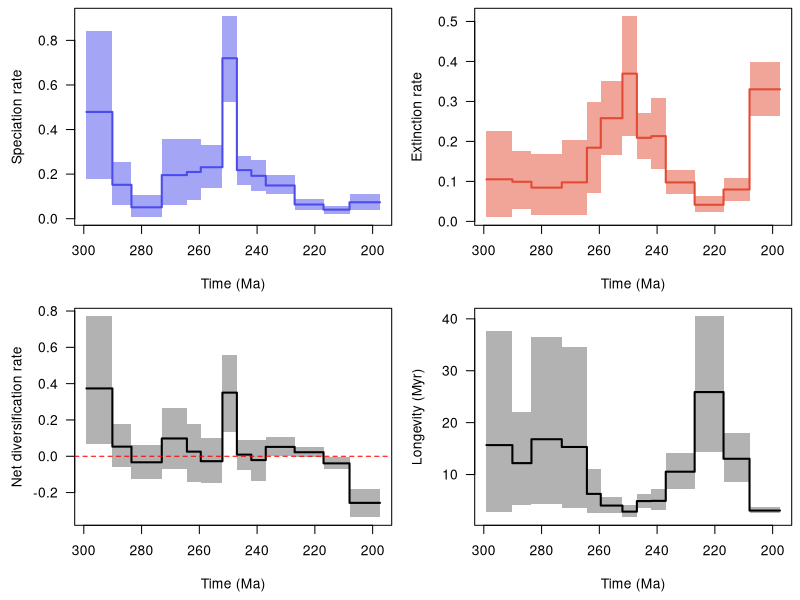

This figure's R source:
pdf(file='C:/Users/SimoesLabAdmin/Documents/BDNN_Arielli/reptilia/mcmc_fixshift_predictors/C_bdnn_stdscaled_only/combined_logs_resampled/combined_10_RTT.pdf', width = 9, height = 6, useDingbats = FALSE)

layout(matrix(1:4, ncol = 2, nrow = 2, byrow = TRUE))
par(las = 1, mar = c(4.5, 4.5, 0.5, 0.5))
time_vec=c(299.0824966430664, 290.10001,290.1,283.50001,283.5,273.00001,273.0,264.30001,264.3,259.50001,259.5,252.00001,252.0,247.00001,247.0,242.00001,242.0,237.00001,237.0,227.00001,227.0,217.00001,217.0,208.00001,208.0,197.46399116516113)
sp_mean=c(0.47893980978791273, 0.47893980978791273,0.15205715721731952,0.15205715721731952,0.05110522581345252,0.05110522581345252,0.1956103493434693,0.1956103493434693,0.2096032141842052,0.2096032141842052,0.2308284625314113,0.2308284625314113,0.719989487429107,0.719989487429107,0.21804341088825888,0.21804341088825888,0.1922227385794217,0.1922227385794217,0.14901368148047678,0.14901368148047678,0.06370639197451217,0.06370639197451217,0.040562525053774647,0.040562525053774647,0.0736289459912054,0.0736289459912054)
sp_lwr=c(0.17817295523691773, 0.17817295523691773,0.06112919329684628,0.06112919329684628,0.006382720111670807,0.006382720111670807,0.06324337351907199,0.06324337351907199,0.08298543257461045,0.08298543257461045,0.13752279054746416,0.13752279054746416,0.5253924691279933,0.5253924691279933,0.15129896245399382,0.15129896245399382,0.12224003898106871,0.12224003898106871,0.10973691377295473,0.10973691377295473,0.04009003322786388,0.04009003322786388,0.023108021235264727,0.023108021235264727,0.03926425133281391,0.03926425133281391)
sp_upr=c(0.8415306795699472, 0.8415306795699472,0.2538178207245814,0.2538178207245814,0.1046251036614745,0.1046251036614745,0.3577789229799172,0.3577789229799172,0.3560370340578858,0.3560370340578858,0.3290158856585106,0.3290158856585106,0.9078626620518377,0.9078626620518377,0.2791955161100026,0.2791955161100026,0.262928461000995,0.262928461000995,0.19394474584290414,0.19394474584290414,0.08615840190469212,0.08615840190469212,0.05886047460206532,0.05886047460206532,0.11221917734820726,0.11221917734820726)
ex_mean=c(0.1051949899108414, 0.1051949899108414,0.09904713132221069,0.09904713132221069,0.0843451873609505,0.0843451873609505,0.09758745800681981,0.09758745800681981,0.18424354273100454,0.18424354273100454,0.2580546610268043,0.2580546610268043,0.369441349609974,0.369441349609974,0.20900876505461852,0.20900876505461852,0.21332300639261048,0.21332300639261048,0.09749379244974157,0.09749379244974157,0.0415392221652719,0.0415392221652719,0.07968110287585568,0.07968110287585568,0.33034913595497006,0.33034913595497006)
ex_lwr=c(0.010291391921593394, 0.010291391921593394,0.031338562758615886,0.031338562758615886,0.014931726565038073,0.014931726565038073,0.01524279704769926,0.01524279704769926,0.06974748497653038,0.06974748497653038,0.16639511071014138,0.16639511071014138,0.21298837687024763,0.21298837687024763,0.15515547995778586,0.15515547995778586,0.12998758482971143,0.12998758482971143,0.06795258069111905,0.06795258069111905,0.0224425925717476,0.0224425925717476,0.050263826520778314,0.050263826520778314,0.2637570568581644,0.2637570568581644)
ex_upr=c(0.2258151199159362, 0.2258151199159362,0.17621510923981792,0.17621510923981792,0.16850802381677163,0.16850802381677163,0.20416434220899302,0.20416434220899302,0.29895531084489,0.29895531084489,0.35096905847895665,0.35096905847895665,0.5127928972109306,0.5127928972109306,0.2701434937246734,0.2701434937246734,0.3074820251694961,0.3074820251694961,0.12905155792735717,0.12905155792735717,0.06306478152865491,0.06306478152865491,0.1089986866542841,0.1089986866542841,0.3985580715888116,0.3985580715888116)
div_mean=c(0.37374481987707187, 0.37374481987707187,0.0530100258951087,0.0530100258951087,-0.03323996154749791,-0.03323996154749791,0.09802289133664925,0.09802289133664925,0.025359671453200415,0.025359671453200415,-0.0272261984953926,-0.0272261984953926,0.3505481378191329,0.3505481378191329,0.009034645833640042,0.009034645833640042,-0.021100267813188668,-0.021100267813188668,0.05151988903073505,0.05151988903073505,0.02216716980924027,0.02216716980924027,-0.03911857782208108,-0.03911857782208108,-0.2567201899637643,-0.2567201899637643)
div_lwr=c(0.06532773971816194, 0.06532773971816194,-0.05697810232251653,-0.05697810232251653,-0.12519706411394052,-0.12519706411394052,-0.07199155115194071,-0.07199155115194071,-0.14059925097192247,-0.14059925097192247,-0.14672753866679017,-0.14672753866679017,0.1347483038502627,0.1347483038502627,-0.07582295812543205,-0.07582295812543205,-0.1355279664076873,-0.1355279664076873,0.0009932116709030492,0.0009932116709030492,-0.005342231799340021,-0.005342231799340021,-0.06962558670597463,-0.06962558670597463,-0.33606779414005533,-0.33606779414005533)
div_upr=c(0.7707742129855252, 0.7707742129855252,0.1774099659186496,0.1774099659186496,0.06330226562468881,0.06330226562468881,0.26721639846795253,0.26721639846795253,0.17558604765323046,0.17558604765323046,0.10090016140062316,0.10090016140062316,0.559377076000241,0.559377076000241,0.08954498904233224,0.08954498904233224,0.08706497292889825,0.08706497292889825,0.10368877581941743,0.10368877581941743,0.049786655421716834,0.049786655421716834,-0.0058101272303467955,-0.0058101272303467955,-0.17989505845312437,-0.17989505845312437)
long_mean=c(15.67309638014055, 15.67309638014055,12.195926353648373,12.195926353648373,16.800137876258802,16.800137876258802,15.30761863225263,15.30761863225263,6.270448847956041,6.270448847956041,4.0213975370446375,4.0213975370446375,2.8481320730118274,2.8481320730118274,4.889570745493792,4.889570745493792,4.927672484538644,4.927672484538644,10.541985172102649,10.541985172102649,25.887388088730795,25.887388088730795,13.038120790747524,13.038120790747524,3.062988592329258,3.062988592329258)
long_lwr=c(2.781792616920765, 2.781792616920765,4.1122219749109545,4.1122219749109545,4.261952927192817,4.261952927192817,3.4609819750147857,3.4609819750147857,2.668849489385696,2.668849489385696,2.5449475991205053,2.5449475991205053,1.7679543330061787,1.7679543330061787,3.5913883235917776,3.5913883235917776,3.1172547013855545,3.1172547013855545,7.291449166143426,7.291449166143426,14.275519172638408,14.275519172638408,8.588209187805013,8.588209187805013,2.5090446569394533,2.5090446569394533)
long_upr=c(37.72180742810979, 37.72180742810979,22.02155935310551,22.02155935310551,36.5824005616227,36.5824005616227,34.64961726519566,34.64961726519566,11.110815838429048,11.110815838429048,5.579435591617717,5.579435591617717,4.0879662654495235,4.0879662654495235,6.273378950886825,6.273378950886825,7.1532557314357845,7.1532557314357845,14.10404093732049,14.10404093732049,40.47865055174512,40.47865055174512,18.020900683653142,18.020900683653142,3.791367753006703,3.791367753006703)
xlim = c(299.0824966430664, 197.46399116516113)
ylim = c(0.006382720111670807, 0.9078626620518377)
not_NA = !is.na(sp_mean)
plot(time_vec[not_NA], sp_mean[not_NA], type = 'n', xlim = xlim, ylim = ylim, xlab = 'Time (Ma)', ylab = 'Speciation rate')
polygon(c(time_vec[not_NA], rev(time_vec[not_NA])), c(sp_lwr[not_NA], rev(sp_upr[not_NA])), col = adjustcolor('#4c4cec', alpha = 0.5), border = NA)
lines(time_vec[not_NA], sp_mean[not_NA], col = '#4c4cec', lwd = 2)
ylim = c(0.010291391921593394, 0.5127928972109306)
not_NA = !is.na(ex_mean)
plot(time_vec[not_NA], ex_mean[not_NA], type = 'n', xlim = xlim, ylim = ylim, xlab = 'Time (Ma)', ylab = 'Extinction rate')
polygon(c(time_vec[not_NA], rev(time_vec[not_NA])), c(ex_lwr[not_NA], rev(ex_upr[not_NA])), col = adjustcolor('#e34a33', alpha = 0.5), border = NA)
lines(time_vec[not_NA], ex_mean[not_NA], col = '#e34a33', lwd = 2)
ylim = c(-0.33606779414005533, 0.7707742129855252)
not_NA = !is.na(div_mean)
plot(time_vec[not_NA], div_mean[not_NA], type = 'n', xlim = xlim, ylim = ylim, xlab = 'Time (Ma)', ylab = 'Net diversification rate')
polygon(c(time_vec[not_NA], rev(time_vec[not_NA])), c(div_lwr[not_NA], rev(div_upr[not_NA])), col = adjustcolor('black', alpha = 0.3), border = NA)
lines(time_vec[not_NA], div_mean[not_NA], col = 'black', lwd = 2)
abline(h = 0, col = 'red', lty = 2)
ylim = c(1.7679543330061787, 40.47865055174512)
not_NA = !is.na(long_mean)
plot(time_vec[not_NA], long_mean[not_NA], type = 'n', xlim = xlim, ylim = ylim, xlab = 'Time (Ma)', ylab = 'Longevity (Myr)')
polygon(c(time_vec[not_NA], rev(time_vec[not_NA])), c(long_lwr[not_NA], rev(long_upr[not_NA])), col = adjustcolor('black', alpha = 0.3), border = NA)
lines(time_vec[not_NA], long_mean[not_NA], col = 'black', lwd = 2)
dev.off()
